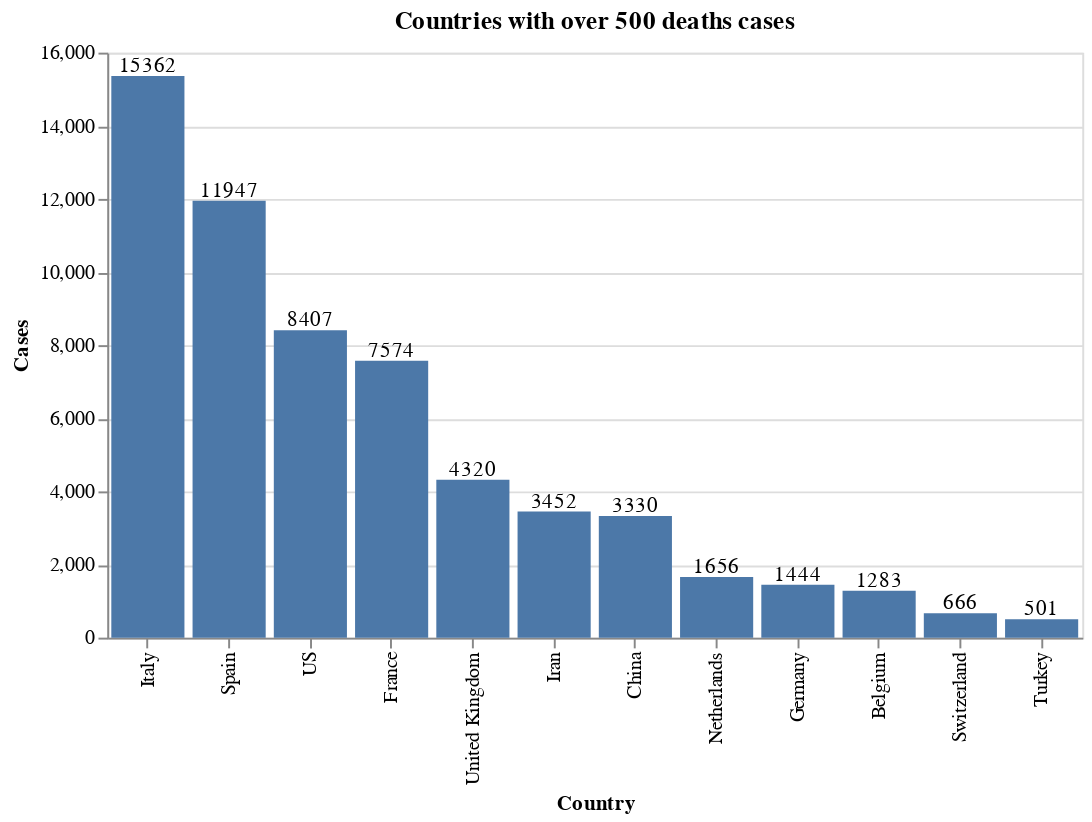

This figure's notebook cell:
### Code cell
chart_deaths_500 = chart_countries_cases(df_deaths, 500).properties(title = 'Countries with over 500 deaths cases')
df_deaths_500 = chart_deaths_500.data.sort_values('Cases', ascending=False)[['Country', 'Cases']].reset_index(drop=True)
print(df_deaths_500)
print('\n')
chart_deaths_500

### Figure 1 — Vega-Lite specification as saved in the notebook (floating-point values rounded to 4 significant figures)
{"config": {"view": {"continuousWidth": 400, "continuousHeight": 300}}, "layer": [{"mark": "bar", "encoding": {"x": {"type": "ordinal", "field": "Country", "sort": "-y"}, "y": {"type": "quantitative", "field": "Cases"}}}, {"mark": {"type": "text", "align": "center", "baseline": "bottom"}, "encoding": {"text": {"type": "quantitative", "field": "Cases"}, "x": {"type": "ordinal", "field": "Country", "sort": "-y"}, "y": {"type": "quantitative", "field": "Cases"}}}], "data": {"name": "data-9edcf016f882b8f7d3cf9fde1640435a"}, "title": "Countries with over 500 deaths cases", "width": 500, "$schema": "https://vega.github.io/schema/vega-lite/v4.0.2.json", "datasets": {"data-9edcf016f882b8f7d3cf9fde1640435a": [{"Country": "Belgium", "Date": "2020-04-04T00:00:00", "Cases": 1283}, {"Country": "China", "Date": "2020-04-04T00:00:00", "Cases": 3330}, {"Country": "France", "Date": "2020-04-04T00:00:00", "Cases": 7574}, {"Country": "Germany", "Date": "2020-04-04T00:00:00", "Cases": 1444}, {"Country": "Iran", "Date": "2020-04-04T00:00:00", "Cases": 3452}, {"Country": "Italy", "Date": "2020-04-04T00:00:00", "Cases": 15362}, {"Country": "Netherlands", "Date": "2020-04-04T00:00:00", "Cases": 1656}, {"Country": "Spain", "Date": "2020-04-04T00:00:00", "Cases": 11947}, {"Country": "Switzerland", "Date": "2020-04-04T00:00:00", "Cases": 666}, {"Country": "Turkey", "Date": "2020-04-04T00:00:00", "Cases": 501}, {"Country": "US", "Date": "2020-04-04T00:00:00", "Cases": 8407}, {"Country": "United Kingdom", "Date": "2020-04-04T00:00:00", "Cases": 4320}]}}
